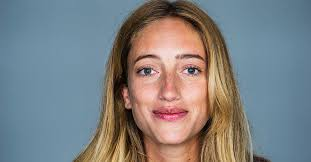
#> input picture test.jpg, 311 x 162 px
$ python main.py
#> lines starting #> are read from the running program, lines starting #| are printed output that depends on the picture; after the words box and inside, x2 and y2 are one past the last pixel; in counts of white or black regions, pixels touching at a corner belong together
import cv2

faceCascade = cv2.CascadeClassifier('face_detection.xml')

img = cv2.imread('test.jpg')
#> img is the input picture: shape (162, 311, 3); mean B, G, R 130, 128.5, 126.6

faces = faceCascade.detectMultiScale(img, 1.1, 4)
#> faces = [[114, 28, 111, 111]]

for (x, y, w, h) in faces:
    cv2.rectangle(img, (x, y), (x + w, y + h), (255, 0, 0), 2)
#> this loop made 1 pass
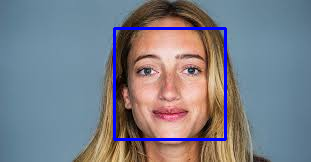
#> img: shape (162, 311, 3); 2.64% of pixels changed, all inside (x1, y1, x2, y2) = (113, 27, 227, 141)

cv2.imwrite("face_detected.png", img)

print('Successfully saved')
